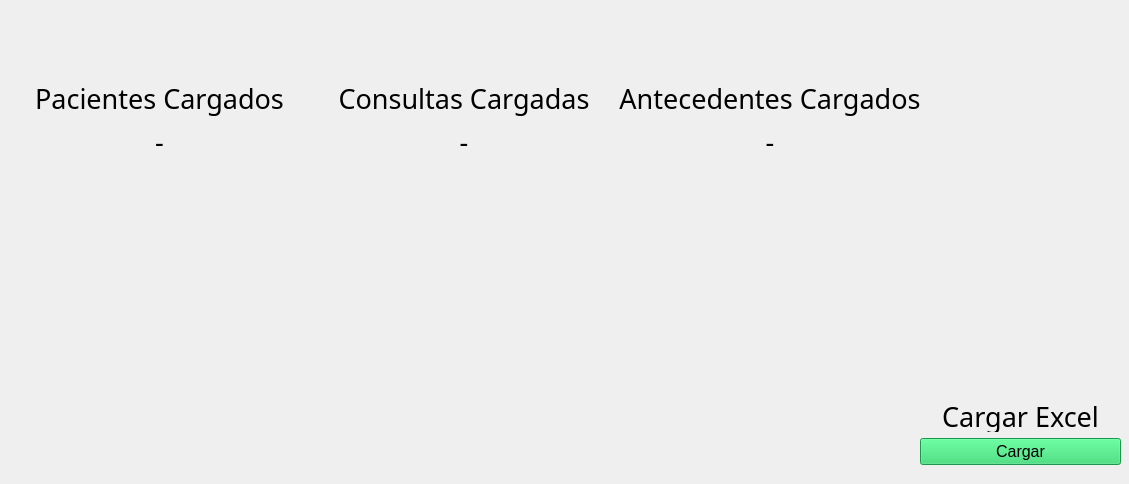
<?xml version="1.0" encoding="UTF-8"?>
<ui version="4.0">
 <class>Form</class>
 <widget class="QWidget" name="Form">
  <property name="geometry">
   <rect>
    <x>0</x>
    <y>0</y>
    <width>1129</width>
    <height>484</height>
   </rect>
  </property>
  <property name="windowTitle">
   <string>Form</string>
  </property>
  <widget class="QWidget" name="widget_xlsx" native="true">
   <property name="geometry">
    <rect>
     <x>0</x>
     <y>10</y>
     <width>1121</width>
     <height>471</height>
    </rect>
   </property>
   <widget class="QWidget" name="charge_box" native="true">
    <property name="geometry">
     <rect>
      <x>920</x>
      <y>390</y>
      <width>201</width>
      <height>71</height>
     </rect>
    </property>
    <widget class="QWidget" name="verticalLayoutWidget_2">
     <property name="geometry">
      <rect>
       <x>0</x>
       <y>0</y>
       <width>201</width>
       <height>65</height>
      </rect>
     </property>
     <layout class="QVBoxLayout" name="verticalLayout_3">
      <item>
       <widget class="QLabel" name="ChargeLabel">
        <property name="font">
         <font>
          <family>MS PGothic</family>
          <pointsize>20</pointsize>
         </font>
        </property>
        <property name="layoutDirection">
         <enum>Qt::LayoutDirection::LeftToRight</enum>
        </property>
        <property name="text">
         <string>Cargar Excel</string>
        </property>
        <property name="alignment">
         <set>Qt::AlignmentFlag::AlignCenter</set>
        </property>
       </widget>
      </item>
      <item>
       <widget class="QPushButton" name="btn_charge">
        <property name="font">
         <font>
          <family>Leelawadee UI</family>
          <pointsize>12</pointsize>
         </font>
        </property>
        <property name="styleSheet">
         <string notr="true">QPushButton {
    background-color: #24d467;
}

QPushButton:pressed {
    background-color: white;
    color: #24d467;
}</string>
        </property>
        <property name="text">
         <string>Cargar</string>
        </property>
       </widget>
      </item>
     </layout>
    </widget>
   </widget>
   <widget class="QWidget" name="widget_result_xlsx" native="true">
    <property name="geometry">
     <rect>
      <x>10</x>
      <y>0</y>
      <width>911</width>
      <height>451</height>
     </rect>
    </property>
    <widget class="QWidget" name="horizontalLayoutWidget_2">
     <property name="geometry">
      <rect>
       <x>0</x>
       <y>70</y>
       <width>911</width>
       <height>80</height>
      </rect>
     </property>
     <layout class="QHBoxLayout" name="horizontalLayout_4">
      <item>
       <layout class="QVBoxLayout" name="verticalLayout_5">
        <item>
         <widget class="QLabel" name="patients_label">
          <property name="font">
           <font>
            <family>MS PGothic</family>
            <pointsize>20</pointsize>
           </font>
          </property>
          <property name="layoutDirection">
           <enum>Qt::LayoutDirection::LeftToRight</enum>
          </property>
          <property name="text">
           <string>Pacientes Cargados</string>
          </property>
          <property name="alignment">
           <set>Qt::AlignmentFlag::AlignCenter</set>
          </property>
         </widget>
        </item>
        <item>
         <widget class="QLabel" name="patients_result">
          <property name="font">
           <font>
            <family>MS PGothic</family>
            <pointsize>20</pointsize>
           </font>
          </property>
          <property name="layoutDirection">
           <enum>Qt::LayoutDirection::LeftToRight</enum>
          </property>
          <property name="text">
           <string>-</string>
          </property>
          <property name="alignment">
           <set>Qt::AlignmentFlag::AlignCenter</set>
          </property>
         </widget>
        </item>
       </layout>
      </item>
      <item>
       <layout class="QVBoxLayout" name="verticalLayout_6">
        <item>
         <widget class="QLabel" name="consulation_label">
          <property name="font">
           <font>
            <family>MS PGothic</family>
            <pointsize>20</pointsize>
           </font>
          </property>
          <property name="layoutDirection">
           <enum>Qt::LayoutDirection::LeftToRight</enum>
          </property>
          <property name="text">
           <string>Consultas Cargadas</string>
          </property>
          <property name="alignment">
           <set>Qt::AlignmentFlag::AlignCenter</set>
          </property>
         </widget>
        </item>
        <item>
         <widget class="QLabel" name="consulation_result">
          <property name="font">
           <font>
            <family>MS PGothic</family>
            <pointsize>20</pointsize>
           </font>
          </property>
          <property name="layoutDirection">
           <enum>Qt::LayoutDirection::LeftToRight</enum>
          </property>
          <property name="text">
           <string>-</string>
          </property>
          <property name="alignment">
           <set>Qt::AlignmentFlag::AlignCenter</set>
          </property>
         </widget>
        </item>
       </layout>
      </item>
      <item>
       <layout class="QVBoxLayout" name="verticalLayout_7">
        <item>
         <widget class="QLabel" name="history_label">
          <property name="font">
           <font>
            <family>MS PGothic</family>
            <pointsize>20</pointsize>
           </font>
          </property>
          <property name="layoutDirection">
           <enum>Qt::LayoutDirection::LeftToRight</enum>
          </property>
          <property name="text">
           <string>Antecedentes Cargados</string>
          </property>
          <property name="alignment">
           <set>Qt::AlignmentFlag::AlignCenter</set>
          </property>
         </widget>
        </item>
        <item>
         <widget class="QLabel" name="history_result">
          <property name="font">
           <font>
            <family>MS PGothic</family>
            <pointsize>20</pointsize>
           </font>
          </property>
          <property name="layoutDirection">
           <enum>Qt::LayoutDirection::LeftToRight</enum>
          </property>
          <property name="text">
           <string>-</string>
          </property>
          <property name="alignment">
           <set>Qt::AlignmentFlag::AlignCenter</set>
          </property>
         </widget>
        </item>
       </layout>
      </item>
     </layout>
    </widget>
   </widget>
  </widget>
 </widget>
 <resources/>
 <connections/>
</ui>
